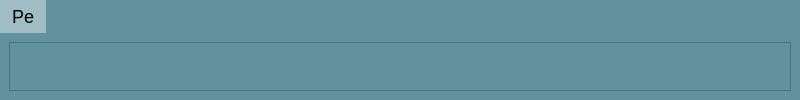
            <widget class="QTabWidget" name="PeTab">
             <property name="minimumSize">
              <size>
               <width>800</width>
               <height>0</height>
              </size>
             </property>
             <property name="maximumSize">
              <size>
               <width>16777215</width>
               <height>16777215</height>
              </size>
             </property>
             <property name="styleSheet">
              <string notr="true">QWidget{
	background-color: rgb(98, 146, 158);
	font-size: 18px;
}

QTabBar{
	background: rgb(98, 146, 158);
	color: black;
}

QTabBar:tab{
	background: rgb(98, 146, 158);
}

QTabBar::tab:selected{
	background-color: rgb(160, 188, 197);
}

QTabWidget{
	border: none;
}

QFrame{
	border-color: rgb(98, 146, 158);
	border-right: 3px solid rgb(98, 146, 158);
	border-left: 3px solid rgb(98, 146, 158);

}

QToolButton
{
	background-color: qlineargradient(spread:repeat, x1:1, y1:0, x2:1, y2:1, stop:0 rgb(255, 191, 102),stop:1 rgb(255, 181, 64));
	color: #ffffff;
	font-weight: bold;
	border-style: solid;
	border-width: 1px;
	border-radius: 3px;
	border-color: #051a39;
	padding: 5px;
}


QToolButton::disabled
{
	background-color: rgb(153, 153, 153);
	color: #656565;
	border-color: #051a39;

}


QToolButton::hover
{
	background-color: rgb(255, 213, 153);
	color: #ffffff;
	border-style: solid;
	border-width: 1px;
	border-radius: 3px;
	border-color: #051a39;
	padding: 5px;

}


QToolButton::pressed
{
	background-color: rgb(255, 167, 26);
	color: #ffffff;
	border-style: solid;
	border-width: 2px;
	border-radius: 3px;
	border-color: #000000;
	padding: 5px;

}

QToolBar{
	background: none;
	border: none;
}




</string>
             </property>
             <property name="currentIndex">
              <number>0</number>
             </property>
             <widget class="QWidget" name="tab_23">
              <attribute name="title">
               <string>Pe</string>
              </attribute>
              <layout class="QGridLayout" name="gridLayout_70">
               <item row="0" column="0">
                <widget class="QFrame" name="PeGraph">
                 <property name="styleSheet">
                  <string notr="true">QFrame{
background-color: rgb(98, 146, 158);
font-size: 16px;
color: black
}

QLineEdit{
background-color: white;
border: none;
font-size: 15px
}

QComboBox{
background-color: white;
font-size: 15px
}</string>
                 </property>
                 <property name="frameShape">
                  <enum>QFrame::StyledPanel</enum>
                 </property>
                 <property name="frameShadow">
                  <enum>QFrame::Raised</enum>
                 </property>
                 <layout class="QVBoxLayout" name="verticalLayout_PeGraph">
                  <item>
                   <widget class="QLabel" name="label_63">
                    <property name="minimumSize">
                     <size>
                      <width>0</width>
                      <height>20</height>
                     </size>
                    </property>
                    <property name="maximumSize">
                     <size>
                      <width>16777215</width>
                      <height>20</height>
                     </size>
                    </property>
                    <property name="styleSheet">
                     <string notr="true">QLabel{
qproperty-alignment: AlignCenter;
font-family: Microsoft Sans Serif;
font-size: 20px;
border: none;
color: white;
}
</string>
                    </property>
                    <property name="text">
                     <string/>
                    </property>
                   </widget>
                  </item>
                 </layout>
                </widget>
               </item>
              </layout>
             </widget>
            </widget>
